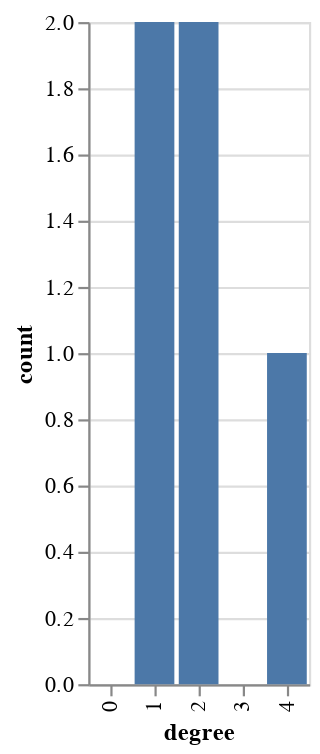

The notebook cell this image was saved under:
### Code cell
alt.renderers.enable('default')
alt.Chart(df).mark_bar().encode(
    alt.X('degree:N'),
    alt.Y('count'))

### Figure 1 — Vega-Lite specification as saved in the notebook (floating-point values rounded to 4 significant figures)
{"config": {"view": {"continuousWidth": 400, "continuousHeight": 300}}, "data": {"name": "data-706ebbe0d2b657a8a04c6de812d2aad6"}, "mark": "bar", "encoding": {"x": {"field": "degree", "type": "nominal"}, "y": {"field": "count", "type": "quantitative"}}, "$schema": "https://vega.github.io/schema/vega-lite/v4.17.0.json", "datasets": {"data-706ebbe0d2b657a8a04c6de812d2aad6": [{"degree": 0, "count": 0}, {"degree": 1, "count": 2}, {"degree": 2, "count": 2}, {"degree": 3, "count": 0}, {"degree": 4, "count": 1}]}}
